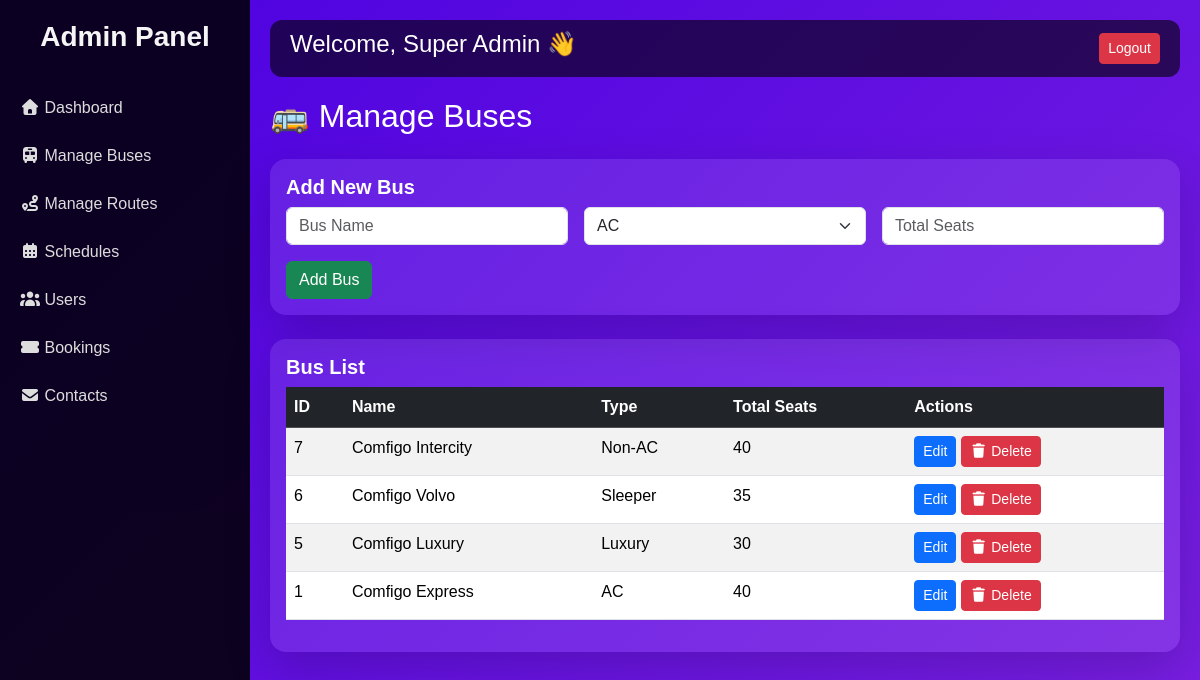
The app's page /manage_buses.php (signed in) with its own data.
### tables this page shows
CREATE TABLE `buses` (
  `bus_id` int(11) NOT NULL,
  `bus_name` varchar(100) NOT NULL,
  `bus_type` enum('AC','Non-AC','Sleeper','Semi-Sleeper','Luxury') DEFAULT 'Non-AC',
  `total_seats` int(11) NOT NULL,
  `created_at` timestamp NOT NULL DEFAULT current_timestamp()
);

### manage_buses.php (the view, shortened to what this page needs)
<?php
include 'db.php';
$buses = $conn->query("SELECT * FROM buses ORDER BY bus_id DESC");
?>
<?php include 'admin_header.php'; ?>
    <h2 class="mb-4" data-aos="fade-right">🚌 Manage Buses</h2>
    <div class="card shadow-lg border-0 rounded-4 mb-4" data-aos="zoom-in">
      <div class="card-body">
        <h5 class="card-title">Add New Bus</h5>
        <form method="POST">
          <div class="row g-3">
            <div class="col-md-4">
              <input type="text" name="bus_name" class="form-control" placeholder="Bus Name" required>
            </div>
            <div class="col-md-4">
 <select name="bus_type" class="form-select fancy-dropdown" required>
    <option value="AC">AC</option>
</select>
</div>
            <div class="col-md-4">
              <input type="number" name="total_seats" class="form-control" placeholder="Total Seats" required>
            </div>
          </div>
          <button type="submit" name="add_bus" class="btn btn-success mt-3">Add Bus</button>
        </form>
      </div>
    </div>
    <div class="card shadow-lg border-0 rounded-4" data-aos="fade-up">
      <div class="card-body">
        <h5 class="card-title">Bus List</h5>
        <table class="table table-striped table-hover">
          <thead class="table-dark">
            <tr>
              <th>ID</th>
              <th>Name</th>
              <th>Type</th>
              <th>Total Seats</th>
              <th>Actions</th>
            </tr>
          </thead>
          <tbody>
            <?php while ($bus = $buses->fetch_assoc()): ?>
              <tr>
                <td><?= $bus['bus_id'] ?></td>
                <td><?= $bus['bus_name'] ?></td>
                <td><?= $bus['bus_type'] ?></td>
                <td><?= $bus['total_seats'] ?></td>
                <td>
           <button class="btn btn-primary btn-sm" data-bs-toggle="offcanvas" data-bs-target="#editBusPanel">
  Edit
</button>
                  <a href="manage_buses.php?delete=<?= $bus['bus_id'] ?>"
                     class="btn btn-danger btn-sm"
                     onclick="return confirm('Are you sure you want to delete this bus?');">
                    <i class="fas fa-trash"></i> Delete
                  </a>
                </td>
              </tr>
            <?php endwhile; ?>
          </tbody>
        </table>
      </div>
    </div>
<?php include 'admin_footer.php'; ?>

### admin_header.php (style rules this page uses)
body { font-family: 'Poppins', sans-serif; background: linear-gradient(135deg, #4a00e0, #8e2de2, #00c6ff); background-size: 300% 300%; animation: gradientBG 12s ease infinite; color: #fff; display: flex; }
.card { background: rgba(255,255,255,0.1); border: none; border-radius: 16px; color: #fff; transition: transform 0.3s; cursor: pointer; }
.card h5 { font-weight: 600; }

### records on screen
buses: bus_id "7", bus_name "Comfigo Intercity", bus_type "Non-AC", total_seats "40"
buses: bus_id "6", bus_name "Comfigo Volvo", bus_type "Sleeper", total_seats "35"
buses: bus_id "5", bus_name "Comfigo Luxury", bus_type "Luxury", total_seats "30"
buses: bus_id "1", bus_name "Comfigo Express", bus_type "AC", total_seats "40"

### other values on screen
$_SESSION['admin_name'] "Super Admin"
